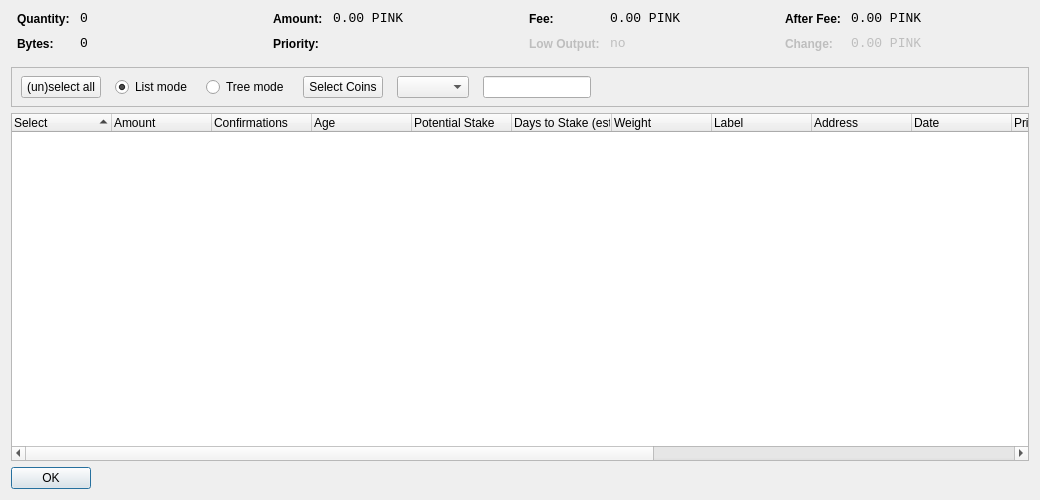
<?xml version="1.0" encoding="UTF-8"?>
<ui version="4.0">
 <class>CoinControlDialog</class>
 <widget class="QDialog" name="CoinControlDialog">
  <property name="geometry">
   <rect>
    <x>0</x>
    <y>0</y>
    <width>1040</width>
    <height>500</height>
   </rect>
  </property>
  <property name="windowTitle">
   <string>Coin Control</string>
  </property>
  <layout class="QVBoxLayout" name="verticalLayout">
   <item>
    <layout class="QHBoxLayout" name="horizontalLayoutTop" stretch="0,0,0,0">
     <property name="topMargin">
      <number>0</number>
     </property>
     <property name="bottomMargin">
      <number>10</number>
     </property>
     <item>
      <layout class="QFormLayout" name="formLayoutCoinControl1">
       <property name="horizontalSpacing">
        <number>10</number>
       </property>
       <property name="verticalSpacing">
        <number>10</number>
       </property>
       <property name="leftMargin">
        <number>6</number>
       </property>
       <property name="rightMargin">
        <number>6</number>
       </property>
       <item row="0" column="0">
        <widget class="QLabel" name="labelCoinControlQuantityText">
         <property name="styleSheet">
          <string notr="true">font-weight:bold;</string>
         </property>
         <property name="text">
          <string>Quantity:</string>
         </property>
        </widget>
       </item>
       <item row="0" column="1">
        <widget class="QLabel" name="labelCoinControlQuantity">
         <property name="font">
          <font>
           <family>Monospace</family>
           <pointsize>10</pointsize>
          </font>
         </property>
         <property name="cursor">
          <cursorShape>IBeamCursor</cursorShape>
         </property>
         <property name="contextMenuPolicy">
          <enum>Qt::ActionsContextMenu</enum>
         </property>
         <property name="text">
          <string notr="true">0</string>
         </property>
         <property name="textInteractionFlags">
          <set>Qt::LinksAccessibleByMouse|Qt::TextSelectableByKeyboard|Qt::TextSelectableByMouse</set>
         </property>
        </widget>
       </item>
       <item row="1" column="0">
        <widget class="QLabel" name="labelCoinControlBytesText">
         <property name="styleSheet">
          <string notr="true">font-weight:bold;</string>
         </property>
         <property name="text">
          <string>Bytes:</string>
         </property>
        </widget>
       </item>
       <item row="1" column="1">
        <widget class="QLabel" name="labelCoinControlBytes">
         <property name="font">
          <font>
           <family>Monospace</family>
           <pointsize>10</pointsize>
          </font>
         </property>
         <property name="cursor">
          <cursorShape>IBeamCursor</cursorShape>
         </property>
         <property name="contextMenuPolicy">
          <enum>Qt::ActionsContextMenu</enum>
         </property>
         <property name="text">
          <string notr="true">0</string>
         </property>
         <property name="textInteractionFlags">
          <set>Qt::LinksAccessibleByMouse|Qt::TextSelectableByKeyboard|Qt::TextSelectableByMouse</set>
         </property>
        </widget>
       </item>
      </layout>
     </item>
     <item>
      <layout class="QFormLayout" name="formLayoutCoinControl2">
       <property name="horizontalSpacing">
        <number>10</number>
       </property>
       <property name="verticalSpacing">
        <number>10</number>
       </property>
       <property name="leftMargin">
        <number>6</number>
       </property>
       <property name="rightMargin">
        <number>6</number>
       </property>
       <item row="0" column="0">
        <widget class="QLabel" name="labelCoinControlAmountText">
         <property name="styleSheet">
          <string notr="true">font-weight:bold;</string>
         </property>
         <property name="text">
          <string>Amount:</string>
         </property>
        </widget>
       </item>
       <item row="0" column="1">
        <widget class="QLabel" name="labelCoinControlAmount">
         <property name="font">
          <font>
           <family>Monospace</family>
           <pointsize>10</pointsize>
          </font>
         </property>
         <property name="cursor">
          <cursorShape>IBeamCursor</cursorShape>
         </property>
         <property name="contextMenuPolicy">
          <enum>Qt::ActionsContextMenu</enum>
         </property>
         <property name="text">
          <string notr="true">0.00 PINK</string>
         </property>
         <property name="textInteractionFlags">
          <set>Qt::LinksAccessibleByMouse|Qt::TextSelectableByKeyboard|Qt::TextSelectableByMouse</set>
         </property>
        </widget>
       </item>
       <item row="1" column="0">
        <widget class="QLabel" name="labelCoinControlPriorityText">
         <property name="styleSheet">
          <string notr="true">font-weight:bold;</string>
         </property>
         <property name="text">
          <string>Priority:</string>
         </property>
        </widget>
       </item>
       <item row="1" column="1">
        <widget class="QLabel" name="labelCoinControlPriority">
         <property name="font">
          <font>
           <family>Monospace</family>
           <pointsize>10</pointsize>
          </font>
         </property>
         <property name="cursor">
          <cursorShape>IBeamCursor</cursorShape>
         </property>
         <property name="contextMenuPolicy">
          <enum>Qt::ActionsContextMenu</enum>
         </property>
         <property name="text">
          <string/>
         </property>
         <property name="textInteractionFlags">
          <set>Qt::LinksAccessibleByMouse|Qt::TextSelectableByKeyboard|Qt::TextSelectableByMouse</set>
         </property>
        </widget>
       </item>
      </layout>
     </item>
     <item>
      <layout class="QFormLayout" name="formLayoutCoinControl3">
       <property name="horizontalSpacing">
        <number>10</number>
       </property>
       <property name="verticalSpacing">
        <number>10</number>
       </property>
       <property name="leftMargin">
        <number>6</number>
       </property>
       <property name="rightMargin">
        <number>6</number>
       </property>
       <item row="0" column="0">
        <widget class="QLabel" name="labelCoinControlFeeText">
         <property name="styleSheet">
          <string notr="true">font-weight:bold;</string>
         </property>
         <property name="text">
          <string>Fee:</string>
         </property>
        </widget>
       </item>
       <item row="0" column="1">
        <widget class="QLabel" name="labelCoinControlFee">
         <property name="font">
          <font>
           <family>Monospace</family>
           <pointsize>10</pointsize>
          </font>
         </property>
         <property name="cursor">
          <cursorShape>IBeamCursor</cursorShape>
         </property>
         <property name="contextMenuPolicy">
          <enum>Qt::ActionsContextMenu</enum>
         </property>
         <property name="text">
          <string notr="true">0.00 PINK</string>
         </property>
         <property name="textInteractionFlags">
          <set>Qt::LinksAccessibleByMouse|Qt::TextSelectableByKeyboard|Qt::TextSelectableByMouse</set>
         </property>
        </widget>
       </item>
       <item row="1" column="0">
        <widget class="QLabel" name="labelCoinControlLowOutputText">
         <property name="enabled">
          <bool>false</bool>
         </property>
         <property name="styleSheet">
          <string notr="true">font-weight:bold;</string>
         </property>
         <property name="text">
          <string>Low Output:</string>
         </property>
        </widget>
       </item>
       <item row="1" column="1">
        <widget class="QLabel" name="labelCoinControlLowOutput">
         <property name="enabled">
          <bool>false</bool>
         </property>
         <property name="font">
          <font>
           <family>Monospace</family>
           <pointsize>10</pointsize>
          </font>
         </property>
         <property name="cursor">
          <cursorShape>IBeamCursor</cursorShape>
         </property>
         <property name="contextMenuPolicy">
          <enum>Qt::ActionsContextMenu</enum>
         </property>
         <property name="text">
          <string notr="true">no</string>
         </property>
         <property name="textInteractionFlags">
          <set>Qt::LinksAccessibleByMouse|Qt::TextSelectableByKeyboard|Qt::TextSelectableByMouse</set>
         </property>
        </widget>
       </item>
      </layout>
     </item>
     <item>
      <layout class="QFormLayout" name="formLayoutCoinControl4">
	  <property name="fieldGrowthPolicy">
        <enum>QFormLayout::AllNonFixedFieldsGrow</enum>
       </property>
       <property name="horizontalSpacing">
        <number>10</number>
       </property>
       <property name="verticalSpacing">
        <number>10</number>
       </property>
       <property name="leftMargin">
        <number>6</number>
       </property>
       <property name="rightMargin">
        <number>6</number>
       </property>
       <item row="0" column="0">
        <widget class="QLabel" name="labelCoinControlAfterFeeText">
         <property name="styleSheet">
          <string notr="true">font-weight:bold;</string>
         </property>
         <property name="text">
          <string>After Fee:</string>
         </property>
        </widget>
       </item>
       <item row="0" column="1">
        <widget class="QLabel" name="labelCoinControlAfterFee">
         <property name="font">
          <font>
           <family>Monospace</family>
           <pointsize>10</pointsize>
          </font>
         </property>
         <property name="cursor">
          <cursorShape>IBeamCursor</cursorShape>
         </property>
         <property name="contextMenuPolicy">
          <enum>Qt::ActionsContextMenu</enum>
         </property>
         <property name="text">
          <string notr="true">0.00 PINK</string>
         </property>
         <property name="textInteractionFlags">
          <set>Qt::LinksAccessibleByMouse|Qt::TextSelectableByKeyboard|Qt::TextSelectableByMouse</set>
         </property>
        </widget>
       </item>
       <item row="1" column="0">
        <widget class="QLabel" name="labelCoinControlChangeText">
         <property name="enabled">
          <bool>false</bool>
         </property>
         <property name="styleSheet">
          <string notr="true">font-weight:bold;</string>
         </property>
         <property name="text">
          <string>Change:</string>
         </property>
        </widget>
       </item>
       <item row="1" column="1">
        <widget class="QLabel" name="labelCoinControlChange">
         <property name="enabled">
          <bool>false</bool>
         </property>
         <property name="font">
          <font>
           <family>Monospace</family>
           <pointsize>10</pointsize>
          </font>
         </property>
         <property name="cursor">
          <cursorShape>IBeamCursor</cursorShape>
         </property>
         <property name="contextMenuPolicy">
          <enum>Qt::ActionsContextMenu</enum>
         </property>
         <property name="text">
          <string notr="true">0.00 PINK</string>
         </property>
         <property name="textInteractionFlags">
          <set>Qt::LinksAccessibleByMouse|Qt::TextSelectableByKeyboard|Qt::TextSelectableByMouse</set>
         </property>
        </widget>
       </item>
      </layout>
     </item>
    </layout>
   </item>
   <item>
    <widget class="QFrame" name="frame">
     <property name="minimumSize">
      <size>
       <width>0</width>
       <height>40</height>
      </size>
     </property>
     <property name="frameShape">
      <enum>QFrame::StyledPanel</enum>
     </property>
     <property name="frameShadow">
      <enum>QFrame::Sunken</enum>
     </property>
     <widget class="QWidget" name="horizontalLayoutWidget">
      <property name="geometry">
       <rect>
        <x>10</x>
        <y>0</y>
        <width>781</width>
        <height>41</height>
       </rect>
      </property>
      <layout class="QHBoxLayout" name="horizontalLayoutPanel" stretch="0,0,0,0,0,0,0">
       <property name="spacing">
        <number>14</number>
       </property>
       <item>
        <widget class="QPushButton" name="pushButtonSelectAll">
         <property name="sizePolicy">
          <sizepolicy hsizetype="Maximum" vsizetype="Fixed">
           <horstretch>0</horstretch>
           <verstretch>0</verstretch>
          </sizepolicy>
         </property>
         <property name="text">
          <string>(un)select all</string>
         </property>
        </widget>
       </item>
       <item>
        <widget class="QRadioButton" name="radioListMode">
         <property name="sizePolicy">
          <sizepolicy hsizetype="Maximum" vsizetype="Fixed">
           <horstretch>0</horstretch>
           <verstretch>0</verstretch>
          </sizepolicy>
         </property>
         <property name="text">
          <string>List mode</string>
         </property>
         <property name="checked">
          <bool>true</bool>
         </property>
        </widget>
       </item>
       <item>
        <widget class="QRadioButton" name="radioTreeMode">
         <property name="sizePolicy">
          <sizepolicy hsizetype="Maximum" vsizetype="Fixed">
           <horstretch>0</horstretch>
           <verstretch>0</verstretch>
          </sizepolicy>
         </property>
         <property name="text">
          <string>Tree mode</string>
		  </property>
        </widget>
       </item>
       <item>
        <widget class="QPushButton" name="pushButtonCustomCC">
         <property name="text">
          <string>Select Coins</string>
         </property>
        </widget>
       </item>
       <item>
        <widget class="QComboBox" name="QComboBoxFilterCoins"/>
       </item>
       <item>
        <widget class="QLineEdit" name="lineEditCustomCC">
         <property name="enabled">
          <bool>true</bool>
         </property>
         <property name="sizePolicy">
          <sizepolicy hsizetype="Fixed" vsizetype="Fixed">
           <horstretch>0</horstretch>
           <verstretch>0</verstretch>
          </sizepolicy>
         </property>
         <property name="baseSize">
          <size>
           <width>50</width>
           <height>0</height>
          </size>
         </property>
        </widget>
       </item>
       <item>
        <spacer name="horizontalSpacer">
         <property name="orientation">
          <enum>Qt::Horizontal</enum>
         </property>
         <property name="sizeHint" stdset="0">
          <size>
           <width>40</width>
           <height>20</height>
          </size>
         </property>
        </spacer>
       </item>
      </layout>
     </widget>
    </widget>
   </item>
   <item>
    <widget class="CoinControlTreeWidget" name="treeWidget">
     <property name="contextMenuPolicy">
      <enum>Qt::CustomContextMenu</enum>
     </property>
     <property name="sortingEnabled">
      <bool>false</bool>
     </property>
     <property name="columnCount">
      <number>16</number>
     </property>
     <attribute name="headerShowSortIndicator" stdset="0">
      <bool>true</bool>
     </attribute>
     <attribute name="headerStretchLastSection">
      <bool>false</bool>
     </attribute>
     <column>
      <property name="text">
       <string>Select</string>
      </property>
     </column>
     <column>
      <property name="text">
       <string>Amount</string>
      </property>
     </column>
     <column>
      <property name="text">
      <string>Confirmations</string>
      </property>
      <property name="toolTip">
       <string>Confirmed</string>
      </property>
     </column>
     <column>
      <property name="text">
       <string>Age</string>
      </property>
     </column>
	 
	 <column>
      <property name="text">
       <string>Potential Stake</string> 
      </property>
     </column>
	 <column>
      <property name="text">
       <string>Days to Stake (est.)</string>
      </property>
     </column>
     <column>
      <property name="text">
       <string>Weight</string>
      </property>
     </column>
     <column>
      <property name="text">
       <string>Label</string>
      </property>
      </column>
     <column>
      <property name="text">
       <string>Address</string>
      </property>
     </column>
     <column>
      <property name="text">
       <string>Date</string>
      </property>
     </column>
     <column>
      <property name="text">
       <string>Priority</string>
	   </property>
     </column>
	 <column>
      <property name="text"> /** age int 64 invisible **/
       <string/>
      </property>
     </column>
	 <column>
      <property name="text"> /** pot stake int 64 invisible **/
       <string/>
      </property>
     </column>
     <column>
      <property name="text">
       <string/>
      </property>
     </column>
     <column>
      <property name="text">
       <string/>
      </property>
     </column>
     <column>
      <property name="text">
       <string/>
      </property>
     </column>
     <column>
      <property name="text">
       <string/>
      </property>
     </column>
    </widget>
   </item>
   <item>
    <widget class="QDialogButtonBox" name="buttonBox">
     <property name="sizePolicy">
      <sizepolicy hsizetype="Maximum" vsizetype="Fixed">
       <horstretch>0</horstretch>
       <verstretch>0</verstretch>
      </sizepolicy>
     </property>
     <property name="orientation">
      <enum>Qt::Horizontal</enum>
     </property>
     <property name="standardButtons">
      <set>QDialogButtonBox::Ok</set>
     </property>
    </widget>
   </item>
  </layout>
 </widget>
 <customwidgets>
  <customwidget>
   <class>CoinControlTreeWidget</class>
   <extends>QTreeWidget</extends>
   <header>qt/coincontroltreewidget.h</header>
  </customwidget>
 </customwidgets>
 <resources/>
 <connections/>
</ui>
